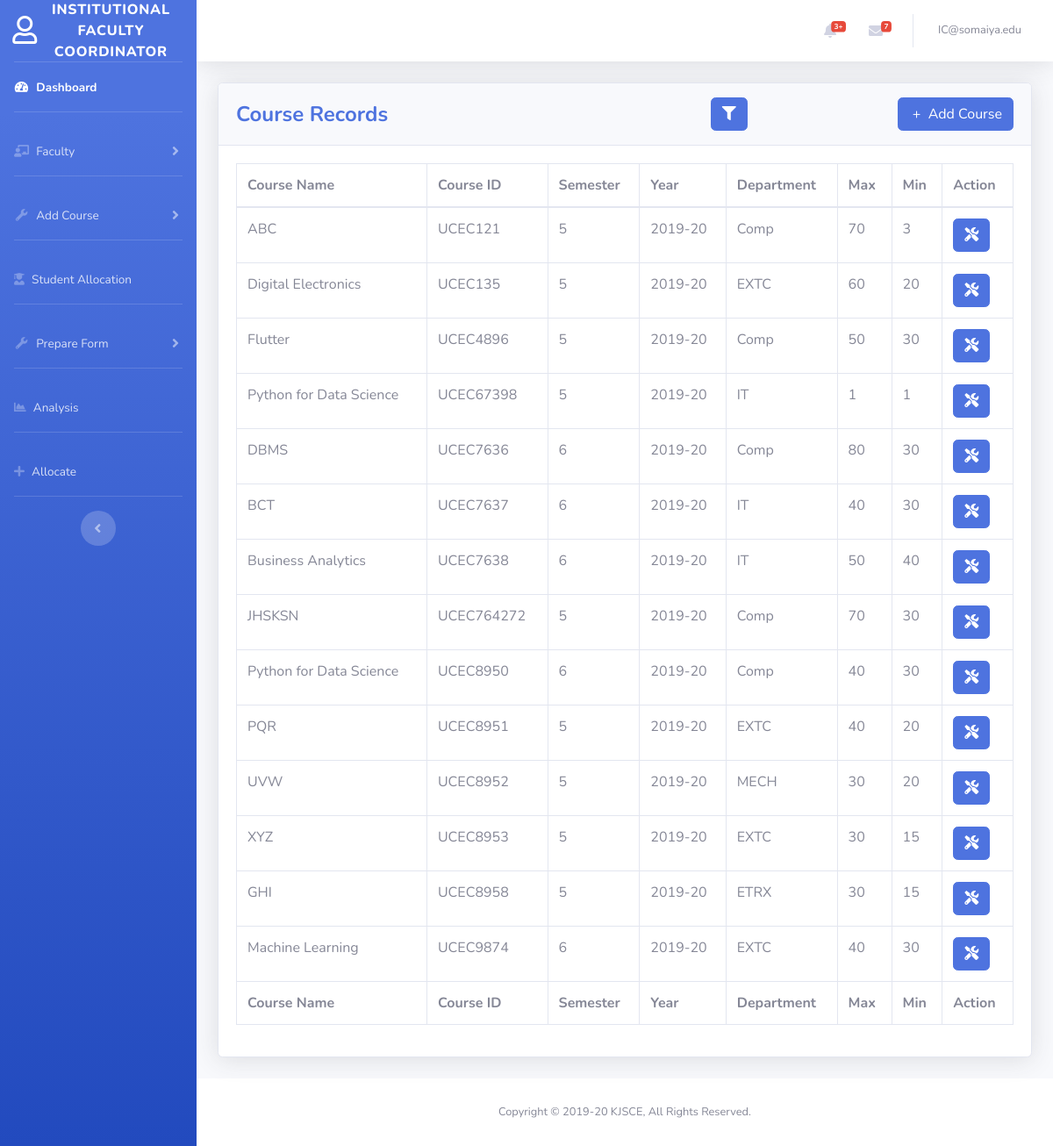
Screenshot of /institutional_coordinator/addcourse.php (signed in) with the database file from the repository.
### tables this page shows
CREATE TABLE `audit_course` (
  `cid` varchar(30) NOT NULL,
  `sem` int(11) NOT NULL,
  `year` varchar(8) NOT NULL,
  `cname` varchar(50) NOT NULL,
  `dept_id` int(11) NOT NULL,
  `min` int(11) NOT NULL,
  `max` int(11) NOT NULL,
  `no_of_allocated` int(11) NOT NULL DEFAULT 0,
  `email_id` varchar(50) NOT NULL,
  `timestamp` varchar(30) NOT NULL
);

CREATE TABLE `department` (
  `dept_id` int(11) NOT NULL,
  `dept_name` varchar(50) NOT NULL
);

### institutional_coordinator/addcourse.php (the view, shortened to what this page needs)
<?php
include('../includes/header.php');
?>
<?php include('../includes/topbar.php'); ?>
<div class="container-fluid">
    <div class="card shadow mb-4">
        <div class="card-header py-3">
            <div class="row align-items-center">
                <div class="col">
                    <h4 class="font-weight-bold text-primary mb-0">Course Records</h4>
                </div>
                <div class="col text-right">
                    <button type="button" class="btn btn-primary" data-toggle="modal" data-target="#exampleModalCenter2">
                        <i class="fas fa-filter"></i>
                    </button>
                </div>
                <div class="col text-right">
                    <button type="button" class="btn btn-primary" name="addcourse" data-toggle="modal" data-target="#exampleModalCenter">
                        <i class="ni ni-fat-add">&nbsp;</i>+ &nbsp;Add Course
                    </button>
                </div>
            </div>
                                        <?php
                                        include_once("../config.php");
                                        ?>
        </div>
        <div class="card-body">
            <div class="table-responsive">
                <table class="table table-bordered" id="dataTable" width="100%" cellspacing="0">
                    <thead>
                        <tr>
                            <th>Course Name</th>
                            <th>Course ID</th>
                            <th>Semester</th>
                            <th>Year</th>
                            <th>Department</th>
                            <th>Max</th>
                            <th>Min</th>
                            <th>Action</th>
                        </tr>
                    </thead>
                    <tfoot>
                        <tr>
                            <th>Course Name</th>
                            <th>Course ID</th>
                            <th>Semester</th>
                            <th>Year</th>
                            <th>Department</th>
                            <th>Max</th>
                            <th>Min</th>
                            <th>Action</th>
                        </tr>
                    </tfoot>
                    <tbody>
                        <?php
                        $sql = "SELECT cname,cid,sem,year,dept_name,max,min FROM audit_course NATURAL JOIN department";
                        $result = mysqli_query($conn, $sql);
                        if (mysqli_num_rows($result) > 0) {
                            $count = 500;
                            while ($row = mysqli_fetch_assoc($result)) {
                                echo '
                                <tr>
                            <td>' . $row['cname'] . '</td>
                            <td>' . $row['cid'] . '</td>
                            <td>' . $row['sem'] . '</td>
                            <td>' . $row['year'] . '</td>
                            <td>' . $row['dept_name'] . '</td>
                            <td>' . $row['max'] . '</td>
                            <td>' . $row['min'] . '</td>
                            <td>
                                <button type="button" class="btn btn-primary icon-btn" data-toggle="modal" data-target="#exampleModalCenter' . $count . '">
                                    <i class="fas fa-tools"></i>
                                </button>
                                <div class="modal fade" id="exampleModalCenter' . $count . '" tabindex="-1" role="dialog" aria-labelledby="exampleModalCenterTitle1" aria-hidden="true">
                                                        ' . $count . '' . $count . '
                                                        <a class="nav-item nav-link" id="nav-update-tab" data-toggle="tab" href="#nav-update' . $count . '" role="tab" aria-controls="nav-update' . $count . '" aria-selected="false">Update</a>
                                                    <div class="tab-pane fade show active" id="nav-delete' . $count . '" role="tabpanel" aria-labelledby="nav-delete-tab">
                                                                <input type="hidden" name="cid" value="' . $row['cid'] . '">
                                                                <input type="hidden" name="sem" value="' . $row['sem'] . '">
                                                                <input type="hidden" name="year" value="' . $row['year'] . '">
                                                    </div>
                                                    <div class="tab-pane fade" id="nav-update' . $count . '" role="tabpanel" aria-labelledby="nav-update-tab">
                                                                    <input type="text" class="form-control" required="required" placeholder="New Course Name" name="coursename" value="' . $row['cname'] . '">
                                                                    <input type="text" class="form-control" required="required" placeholder="00000" name="courseidnew" value="' . $row['cid'] . '">
                                                                    <input type="hidden" class="form-control"  placeholder="00000" name="courseidold" value="' . $row['cid'] . '">
                                                                    <input type="text" class="form-control" required="required" placeholder="Semester" name="semnew" value="' . $row['sem'] . '">
                                                                    <input type="hidden" class="form-control" placeholder="Semester" name="semold" value="' . $row['sem'] . '">
                                                                    <input type="text" class="form-control"  name="year" disabled placeholder="year" value="' . $row['year'] . '">
                                                                    <input type="hidden" class="form-control"  name="year" placeholder="year" value="' . $row['year'] . '">
                                                                    <input type="number" class="form-control" required="required" name="max" placeholder="120" value="' . $row['max'] . '">
                                                                    <input type="number" class="form-control" required="required" name="min" placeholder="1" value="' . $row['min'] . '">
                                                    </div>
                                </div>
                            </td>
                        </tr>
                                ';
                                $count++;
                            }
                        }
                        ?>
                    </tbody>
                </table>
            </div>
        </div>
    </div>
</div>
<?php include('../includes/footer.php');
include('../includes/scripts.php');
?>

### rows the page displays
audit_course: cname "ABC", cid "UCEC121", sem "5", year "2019-20", dept.dept_name "Comp", max "70", min "3"
audit_course: cname "Digital Electronics", cid "UCEC135", sem "5", year "2019-20", dept.dept_name "EXTC", max "60", min "20"
audit_course: cname "Flutter", cid "UCEC4896", sem "5", year "2019-20", dept.dept_name "Comp", max "50", min "30"
audit_course: cname "Python for Data Science", cid "UCEC67398", sem "5", year "2019-20", dept.dept_name "IT", max "1", min "1"
audit_course: cname "DBMS", cid "UCEC7636", sem "6", year "2019-20", dept.dept_name "Comp", max "80", min "30"
audit_course: cname "BCT", cid "UCEC7637", sem "6", year "2019-20", dept.dept_name "IT", max "40", min "30"
audit_course: cname "Business Analytics", cid "UCEC7638", sem "6", year "2019-20", dept.dept_name "IT", max "50", min "40"
audit_course: cname "JHSKSN", cid "UCEC764272", sem "5", year "2019-20", dept.dept_name "Comp", max "70", min "30"
audit_course: cname "Python for Data Science", cid "UCEC8950", sem "6", year "2019-20", dept.dept_name "Comp", max "40", min "30"
audit_course: cname "PQR", cid "UCEC8951", sem "5", year "2019-20", dept.dept_name "EXTC", max "40", min "20"
audit_course: cname "UVW", cid "UCEC8952", sem "5", year "2019-20", dept.dept_name "MECH", max "30", min "20"
audit_course: cname "XYZ", cid "UCEC8953", sem "5", year "2019-20", dept.dept_name "EXTC", max "30", min "15"
audit_course: cname "GHI", cid "UCEC8958", sem "5", year "2019-20", dept.dept_name "ETRX", max "30", min "15"
audit_course: cname "Machine Learning", cid "UCEC9874", sem "6", year "2019-20", dept.dept_name "EXTC", max "40", min "30"

### other values shown
$_SESSION['email'] "IC@somaiya.edu"
